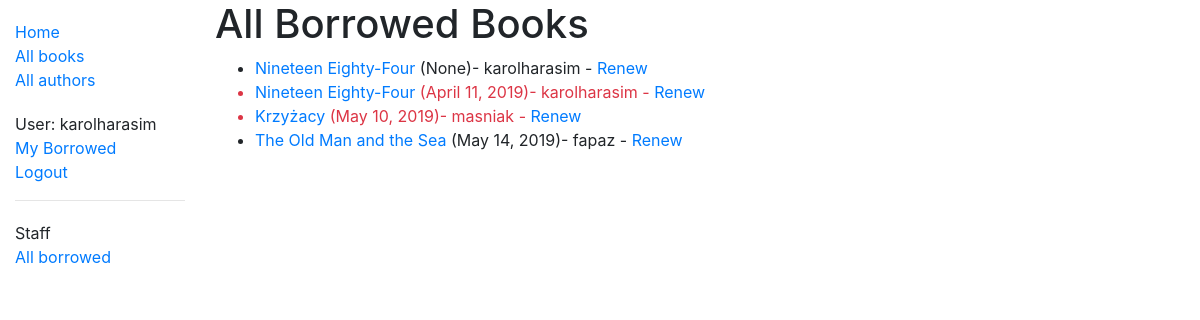
Before: /catalog/borrowed (signed in) with the older database file.
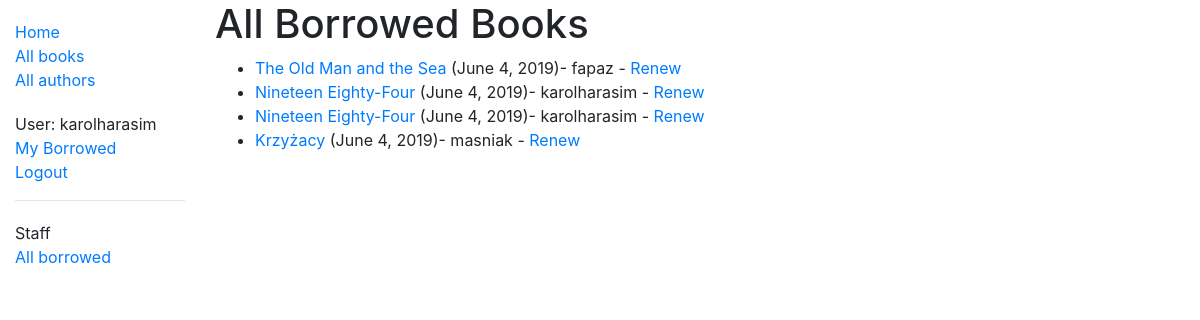
After: the same page with the newer database file.
### catalog/models.py (models this page shows, shortened)
class BookInstance(models.Model):
    id = models.UUIDField(primary_key=True, default=uuid.uuid4,
                          help_text="Unique ID for this particular book across whole library")
    book = models.ForeignKey('Book', on_delete=models.SET_NULL, null=True)
    imprint = models.CharField(max_length=200)
    due_back = models.DateField(null=True, blank=True)
    borrower = models.ForeignKey(User, on_delete=models.SET_NULL, null=True, blank=True)
    @property
    def is_overdue(self):
        if self.due_back and date.today() > self.due_back:
            return True
        return False
    LOAN_STATUS = (
        ('d', 'Maintenance'),
        ('o', 'On loan'),
        ('a', 'Available'),
        ('r', 'Reserved'),
    )
    status = models.CharField(
        max_length=1,
        choices=LOAN_STATUS,
        blank=True,
        default='d',
        help_text='Book availability'
        )
    class Meta:
        ordering = ['due_back']
        permissions = (("can_mark_returned", "Set book as returned"),)

class Book(models.Model):
    title = models.CharField(max_length=200)
    author = models.ForeignKey('Author', on_delete=models.SET_NULL, null=True)
    summary = models.TextField(max_length=1000, help_text="Enter a brief description of the book")
    isbn = models.CharField('ISBN', max_length=13,
                            help_text='13 Character <a href="https://www.isbn-international.org/content/what-isbn'
                                      '">ISBN number</a>')
    genre = models.ManyToManyField(Genre, help_text="Select a genre for this book")
    language = models.ForeignKey('Language', on_delete=models.SET_NULL, null=True,)
    def display_language(self):
        return self.language
    display_language.short_description = 'Language'
    def display_genre(self):
        """Creates a string for the Genre. This is required to display genre in Admin."""
        return ', '.join([genre.name for genre in self.genre.all()[:3]])
    display_genre.short_description = 'Genre'

### catalog/views.py (the view)
# urls.py: path('borrowed', views.LoanedBooksAllListView.as_view(), name='all-borrowed'),
class LoanedBooksAllListView(PermissionRequiredMixin, generic.ListView):
    model = BookInstance
    permission_required = 'catalog.can_mark_returned'
    template_name = 'catalog/bookinstance_list_borrowed_all.html'
    paginate_by = 10
    def get_queryset(self):
        return BookInstance.objects.filter(status__exact='o').order_by('due_back')

### catalog/templates/catalog/bookinstance_list_borrowed_all.html
{% extends "base_generic.html" %}
{% block content %}
    <h1>All Borrowed Books</h1>
    {% if bookinstance_list %}
    <ul>
      {% for bookinst in bookinstance_list %}
      <li class="{% if bookinst.is_overdue %}text-danger{% endif %}">
        <a href="{% url 'book-detail' bookinst.book.pk %}">{{bookinst.book.title}}</a> ({{ bookinst.due_back }}){% if user.is_staff %}- {{ bookinst.borrower }}{% endif %} {% if perms.catalog.can_mark_returned %}- <a href="{% url 'renew-book-librarian' bookinst.id %}">Renew</a>  {% endif %}
      </li>
      {% endfor %}
    </ul>
    {% else %}
      <p>There are no books borrowed.</p>
    {% endif %}
{% endblock %}

### catalog/templates/base_generic.html (shortened to what this page needs)
<!DOCTYPE html>
<html lang="en">
<head>
  <link rel="stylesheet" href="https://stackpath.bootstrapcdn.com/bootstrap/4.1.3/css/bootstrap.min.css">
  {% load static %}
  <link rel="stylesheet" href="{% static 'css/styles.css' %}">
</head>
<body>
  <div class="container-fluid">
    <div class="row">
      <div class="col-sm-2">
      {% block sidebar %}
        <ul class="sidebar-nav">
          <li><a href="{% url 'index' %}">Home</a></li>
          <li><a href="{% url 'books' %}">All books</a></li>
          <li><a href="{% url 'authors' %}">All authors</a></li>
          </ul>
          <ul class="sidebar-nav">
          {% if user.is_authenticated %}
            <li>User: {{ user.get_username }}</li>
                      <li><a href="{% url 'my-borrowed' %}">My Borrowed</a></li>
            <li><a href="{% url 'logout'%}?next={{request.path}}">Logout</a></li>
          {% else %}
            <li><a href="{% url 'login'%}?next={{request.path}}">Login</a></li>
            <!-- After the user has successfully logged in/out, the views will use this "next"
               value to redirect the user back to the page where they first clicked the login/logout link. -->
          {% endif %}
        </ul>
          {% if user.is_staff %}
          <hr />
          <ul class="sidebar-nav">
          <li>Staff</li>
          {% if perms.catalog.can_mark_returned %}
            <li><a href="{% url 'all-borrowed' %}">All borrowed</a></li>
          {% endif %}
        </ul>
        {% endif %}
      {% endblock %}
      </div>
      <div class="col-sm-10 ">
      {% block content %}{% endblock %}
    </div>
  </div>
</body>
</html>

### catalog/static/css/styles.css (style rules this page uses)
.sidebar-nav { margin-top: 20px; padding: 0; list-style: none; }

Changed rows visible on the page:
changed BookInstance "The Old Man and the Sea": due_back "May 14, 2019" → "June 4, 2019"; moves up the list
changed BookInstance (number 2 of 4 on the later page): due_back "None" → "June 4, 2019"
changed BookInstance (number 3 of 4 on the later page): due_back "April 11, 2019" → "June 4, 2019"
changed BookInstance "Krzyżacy": due_back "May 10, 2019" → "June 4, 2019"
